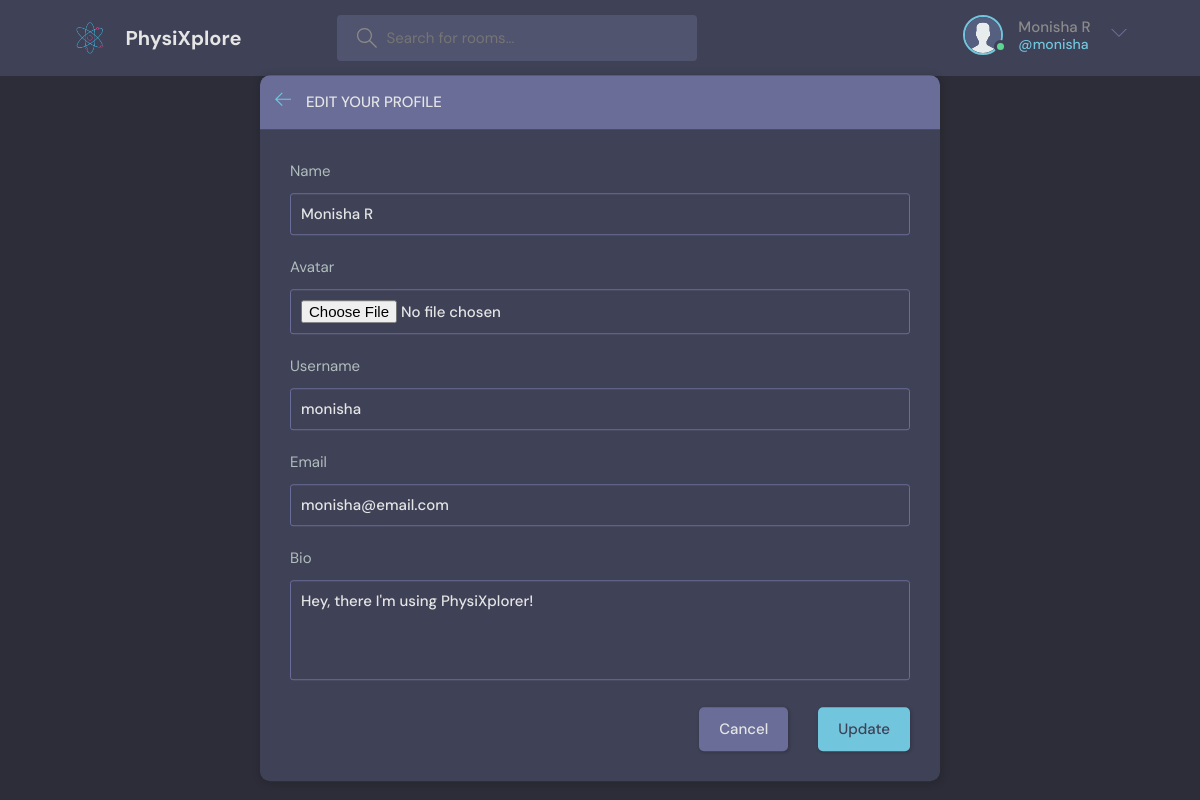
Before: /update-user/ (signed in) with the older database file.
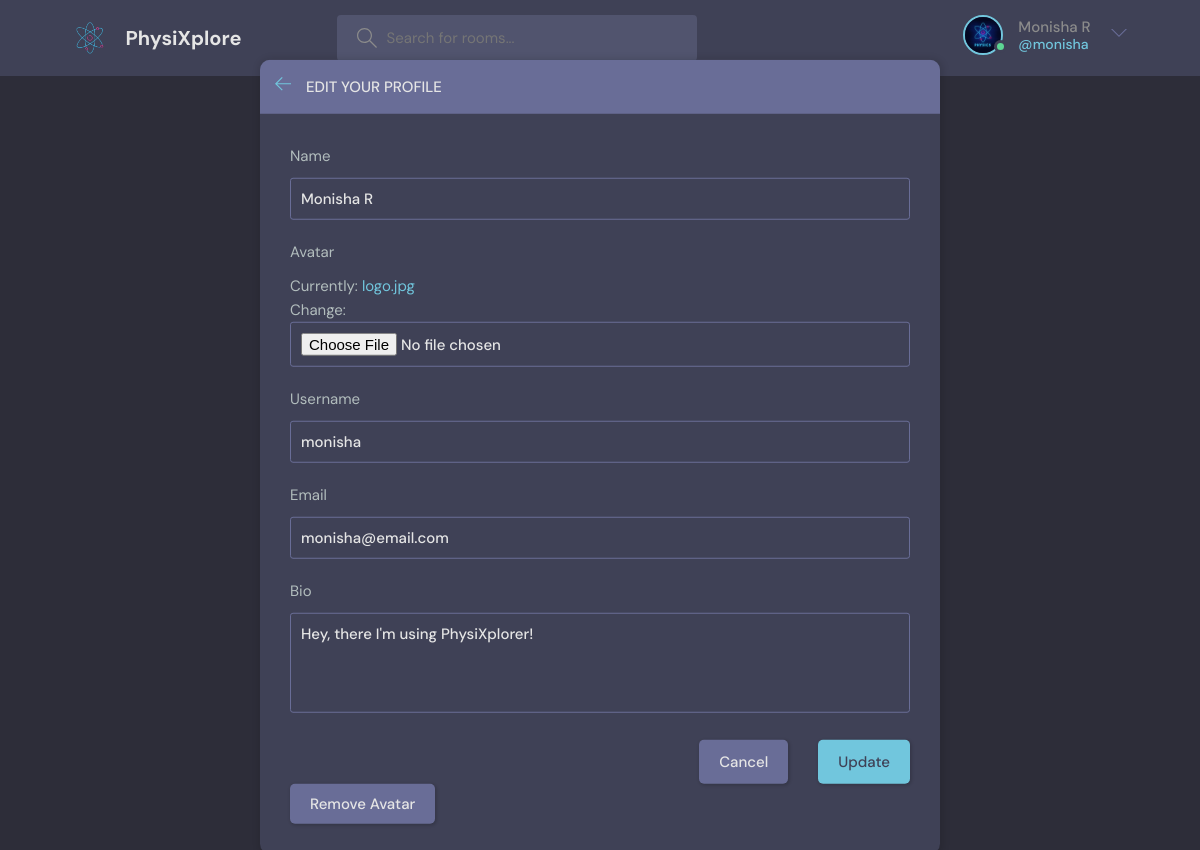
After: the same page with the newer database file.
### base/models.py (models this page shows)
class User(AbstractUser):
    name = models.CharField(max_length=200, null=True)
    email = models.EmailField(unique=True, null=True)
    bio = models.TextField(null=True, blank=True, default="Hey, there I'm using PhysiXplorer!")
    avatar = models.ImageField(null=True, default="avatar.svg")
    USERNAME_FIELD = 'email'
    REQUIRED_FIELDS = []
    @property
    def avatar_url(self):
        if self.avatar and hasattr(self.avatar, 'url'):
            return self.avatar.url
        else:
            return static('images/avatar.svg')

### base/views.py (the view)
# urls.py: path('update-user/', views.updateUser, name="update-user"),
@login_required(login_url='login')
def updateUser(request):
    user = request.user
    form = UserForm(instance=user)
    if request.method == 'POST':
        form = UserForm(request.POST, request.FILES, instance=user)
        if form.is_valid():
            form.save()
            return redirect('user-profile', pk=user.id)
    return render(request, 'base/update_user.html', {'form': form})

### base/forms.py
class UserForm(ModelForm):
    class Meta:
        model = User
        fields = ['name', 'avatar', 'username', 'email', 'bio']

### base/templates/base/update_user.html (shortened to what this page needs)
{% extends 'main.html' %}
{% block content %}
    <main class="update-account layout">
        <div class="container">
            <div class="layout__box">
                <div class="layout__boxHeader">
                    <div class="layout__boxTitle">
                        <a href="{% url 'home' %}">
                            <svg version="1.1" xmlns="http://www.w3.org/2000/svg" width="32" height="32"
                                viewBox="0 0 32 32">
                                <title>arrow-left</title>
                                <path
                                    d="M13.723 2.286l-13.723 13.714 13.719 13.714 1.616-1.611-10.96-10.96h27.625v-2.286h-27.625l10.965-10.965-1.616-1.607z">
                                </path>
                            </svg>
                        </a>
                        <h3>Edit your profile</h3>
                    </div>
                </div>
                <div class="layout__body">
                    <form class="form" action="#" method="POST" enctype="multipart/form-data">
                      {% for field in form %}
                      <div class="form__group">
                        <label for="#">{{field.label}}</label>
                        {{field}}
                    </div>
                      {% endfor %}
                        <div class="form__action">
                            <a class="btn btn--dark" href="{% url 'home' %}">Cancel</a>
                            <button class="btn btn--main" type="submit">Update</button>
                        </div>
                    </form>
                    {% if user.avatar %}
                    <form class="form" action="{% url 'remove-avatar' %}" method="POST">
                        <button class="btn btn--dark" type="submit">Remove Avatar</button>
                    </form>
                    {% endif %}
                </div>
            </div>
        </div>
    </main>
{% endblock %}

### templates/navbar.html (shortened to what this page needs)
{% load static %}
<header class="header header--loggedIn">
    <div class="container">
      <a href="{% url 'home' %}" class="header__logo">
        <img src="{% static 'images/logo.png' %}" />
        <h1>PhysiXplore</h1>
      </a>
      <form class="header__search" method="GET" action="{% url 'home' %}">
        <label>
          <input ype="text" name="q" placeholder="Search for rooms..." />
        </label>
      </form>
      <nav class="header__menu">
        {% if request.user.is_authenticated %}
        <div class="header__user">
          <a href="{% url 'user-profile' user.id %}">
            <div class="avatar avatar--medium active">
              <img src="{{request.user.avatar_url}}" />
            </div>
            <p>{{request.user.name}}<span>@{{request.user.username}}</span></p>
          </a>
          <button class="dropdown-button">
            <svg version="1.1" xmlns="http://www.w3.org/2000/svg" width="32" height="32" viewBox="0 0 32 32">
              <title>chevron-down</title>
              <path d="M16 21l-13-13h-3l16 16 16-16h-3l-13 13z"></path>
            </svg>
          </button>
        </div>
        {% else %}
        <a href="{% url 'login' %}">
          <img src="{% static 'images/avatar.svg' %}" />
          <p>Login</p>
        </a>
        {% endif %}
      </nav>
    </div>
  </header>

Changed rows visible on the page:
changed User "Monisha R": user.avatar_url: picture added; avatar empty → "logo.jpg" (drawn)
Other visible differences:
new list line: "Currently: logo.jpg Change:"
text now shown: "Remove Avatar"
